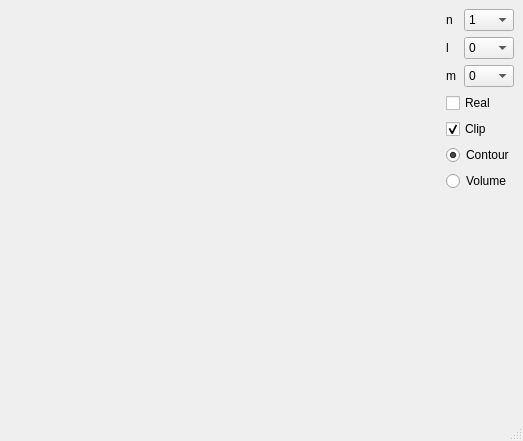
<?xml version="1.0" encoding="UTF-8"?>
<ui version="4.0">
 <class>AtomViewWindow</class>
 <widget class="QMainWindow" name="AtomViewWindow">
  <property name="geometry">
   <rect>
    <x>0</x>
    <y>0</y>
    <width>523</width>
    <height>441</height>
   </rect>
  </property>
  <property name="sizePolicy">
   <sizepolicy hsizetype="Preferred" vsizetype="Preferred">
    <horstretch>0</horstretch>
    <verstretch>0</verstretch>
   </sizepolicy>
  </property>
  <property name="windowTitle">
   <string>AtomView</string>
  </property>
  <widget class="QWidget" name="centralwidget">
   <layout class="QHBoxLayout" name="horizontalLayout">
    <item>
     <widget class="QtInteractor" name="plotter" native="true">
      <property name="sizePolicy">
       <sizepolicy hsizetype="Expanding" vsizetype="Preferred">
        <horstretch>0</horstretch>
        <verstretch>0</verstretch>
       </sizepolicy>
      </property>
     </widget>
    </item>
    <item>
     <layout class="QVBoxLayout" name="verticalLayout_2">
      <item>
       <layout class="QHBoxLayout" name="horizontalLayout_2">
        <item>
         <widget class="QLabel" name="label">
          <property name="sizePolicy">
           <sizepolicy hsizetype="Minimum" vsizetype="Preferred">
            <horstretch>0</horstretch>
            <verstretch>0</verstretch>
           </sizepolicy>
          </property>
          <property name="text">
           <string>n</string>
          </property>
         </widget>
        </item>
        <item>
         <widget class="QComboBox" name="n_comboBox">
          <property name="sizePolicy">
           <sizepolicy hsizetype="Preferred" vsizetype="Fixed">
            <horstretch>0</horstretch>
            <verstretch>0</verstretch>
           </sizepolicy>
          </property>
          <property name="minimumSize">
           <size>
            <width>50</width>
            <height>0</height>
           </size>
          </property>
          <item>
           <property name="text">
            <string>1</string>
           </property>
          </item>
          <item>
           <property name="text">
            <string>2</string>
           </property>
          </item>
          <item>
           <property name="text">
            <string>3</string>
           </property>
          </item>
          <item>
           <property name="text">
            <string>4</string>
           </property>
          </item>
          <item>
           <property name="text">
            <string>5</string>
           </property>
          </item>
          <item>
           <property name="text">
            <string>6</string>
           </property>
          </item>
          <item>
           <property name="text">
            <string>7</string>
           </property>
          </item>
          <item>
           <property name="text">
            <string>8</string>
           </property>
          </item>
          <item>
           <property name="text">
            <string>9</string>
           </property>
          </item>
          <item>
           <property name="text">
            <string>10</string>
           </property>
          </item>
         </widget>
        </item>
       </layout>
      </item>
      <item>
       <layout class="QHBoxLayout" name="horizontalLayout_5">
        <item>
         <widget class="QLabel" name="label_3">
          <property name="text">
           <string>l</string>
          </property>
         </widget>
        </item>
        <item>
         <widget class="QComboBox" name="l_comboBox">
          <property name="minimumSize">
           <size>
            <width>50</width>
            <height>0</height>
           </size>
          </property>
          <item>
           <property name="text">
            <string>0</string>
           </property>
          </item>
         </widget>
        </item>
       </layout>
      </item>
      <item>
       <layout class="QHBoxLayout" name="horizontalLayout_3">
        <item>
         <widget class="QLabel" name="label_2">
          <property name="text">
           <string>m</string>
          </property>
         </widget>
        </item>
        <item>
         <widget class="QComboBox" name="m_comboBox">
          <property name="minimumSize">
           <size>
            <width>50</width>
            <height>0</height>
           </size>
          </property>
          <item>
           <property name="text">
            <string>0</string>
           </property>
          </item>
         </widget>
        </item>
       </layout>
      </item>
      <item>
       <widget class="QCheckBox" name="real_checkBox">
        <property name="text">
         <string>Real</string>
        </property>
       </widget>
      </item>
      <item>
       <widget class="QCheckBox" name="clip_checkBox">
        <property name="text">
         <string>Clip</string>
        </property>
        <property name="checked">
         <bool>true</bool>
        </property>
       </widget>
      </item>
      <item>
       <widget class="QRadioButton" name="contour_radioButton">
        <property name="text">
         <string>Contour</string>
        </property>
        <property name="checked">
         <bool>true</bool>
        </property>
        <attribute name="buttonGroup">
         <string notr="true">buttonGroup</string>
        </attribute>
       </widget>
      </item>
      <item>
       <widget class="QRadioButton" name="volume_radioButton">
        <property name="text">
         <string>Volume</string>
        </property>
        <property name="checked">
         <bool>false</bool>
        </property>
        <attribute name="buttonGroup">
         <string notr="true">buttonGroup</string>
        </attribute>
       </widget>
      </item>
      <item>
       <spacer name="verticalSpacer">
        <property name="orientation">
         <enum>Qt::Vertical</enum>
        </property>
        <property name="sizeHint" stdset="0">
         <size>
          <width>20</width>
          <height>40</height>
         </size>
        </property>
       </spacer>
      </item>
     </layout>
    </item>
   </layout>
  </widget>
  <widget class="QMenuBar" name="menubar">
   <property name="geometry">
    <rect>
     <x>0</x>
     <y>0</y>
     <width>523</width>
     <height>22</height>
    </rect>
   </property>
  </widget>
  <widget class="QStatusBar" name="statusbar"/>
 </widget>
 <customwidgets>
  <customwidget>
   <class>QtInteractor</class>
   <extends>QWidget</extends>
   <header location="global">pyvistaqt</header>
   <container>1</container>
  </customwidget>
 </customwidgets>
 <resources/>
 <connections/>
 <buttongroups>
  <buttongroup name="buttonGroup">
   <property name="exclusive">
    <bool>true</bool>
   </property>
  </buttongroup>
 </buttongroups>
</ui>
